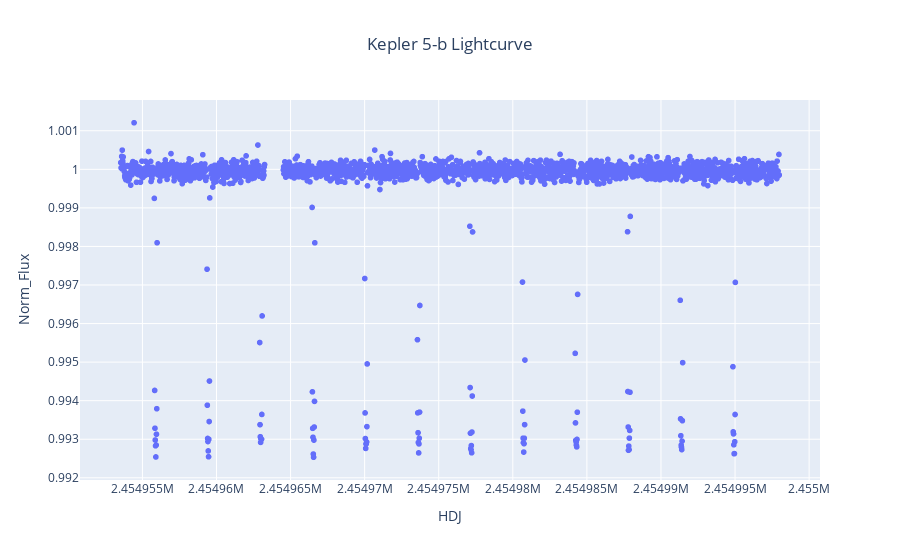

Notebook code for this chart:
### Markdown cell above
Plotting Lightcurves

### Code cell
fig = px.scatter(data , x="HDJ" , y="Norm_Flux",title="Kepler 5-b Lightcurve")
fig.update(layout = dict(title = dict(x=0.5)))
# fig.show()

### Figure 1 — Plotly figure (JSON) as saved in the notebook; plotly's stock layout.template omitted (floating-point values rounded to 4 significant figures; data arrays with more than 128 entries replaced by an {"elided": "..."} marker saying what was removed)
{"data": [{"hovertemplate": "HDJ=%{x}<br>Norm_Flux=%{y}<extra></extra>", "legendgroup": "", "marker": {"color": "#636efa", "symbol": "circle"}, "mode": "markers", "name": "", "showlegend": false, "type": "scattergl", "x": {"elided": "2102 float values"}, "xaxis": "x", "y": {"elided": "2102 float values"}, "yaxis": "y"}], "layout": {"autosize": true, "dragmode": "zoom", "legend": {"tracegroupgap": 0}, "title": {"text": "Kepler 5-b Lightcurve", "x": 0.5}, "xaxis": {"anchor": "y", "autorange": true, "domain": [0, 1], "range": [2455000.0, 2455000.0], "title": {"text": "HDJ"}, "type": "linear"}, "yaxis": {"anchor": "x", "autorange": true, "domain": [0, 1], "range": [0.9918, 1.002], "title": {"text": "Norm_Flux"}, "type": "linear"}}}
